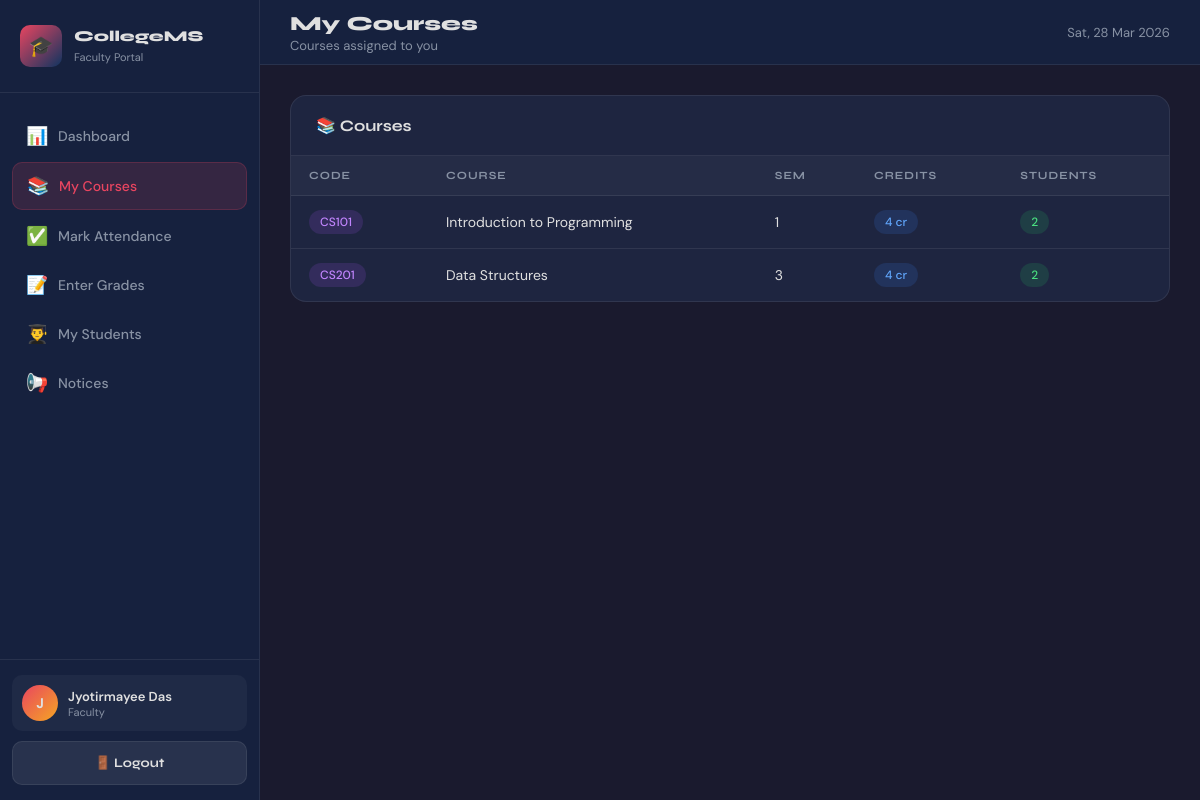
Page /faculty/my_courses.php (signed in) on the committed database.
### tables this page shows
CREATE TABLE courses (
  id INT AUTO_INCREMENT PRIMARY KEY,
  course_code VARCHAR(20) NOT NULL UNIQUE,
  course_name VARCHAR(150) NOT NULL,
  department_id INT NULL,
  faculty_id INT NULL,
  semester INT NOT NULL DEFAULT 1,
  credits INT NOT NULL DEFAULT 3,
  created_at TIMESTAMP DEFAULT CURRENT_TIMESTAMP,
  CONSTRAINT fk_courses_dept FOREIGN KEY (department_id) REFERENCES departments(id) ON DELETE SET NULL,
  CONSTRAINT fk_courses_faculty FOREIGN KEY (faculty_id) REFERENCES faculty(id) ON DELETE SET NULL,
  INDEX idx_courses_dept (department_id),
  INDEX idx_courses_faculty (faculty_id)
);

### includes/auth.php (called while the page is built, shortened)
<?php
function e($value): string {
    return htmlspecialchars((string)$value, ENT_QUOTES, 'UTF-8');
}
?>

### faculty/my_courses.php (the view, shortened to what this page needs)
<?php
require_once '../includes/db.php';
require_once '../includes/auth.php';
$user_id = (int)($_SESSION['user_id'] ?? 0);
$stmt = mysqli_prepare($conn, "SELECT id, name FROM faculty WHERE user_id=? LIMIT 1");
mysqli_stmt_bind_param($stmt, "i", $user_id);
mysqli_stmt_execute($stmt);
$faculty = mysqli_fetch_assoc(mysqli_stmt_get_result($stmt));
$faculty_pk = (int)$faculty['id'];
$stmt = mysqli_prepare($conn, "
  SELECT c.*, COUNT(e.id) AS enrolled_students
  FROM courses c
  LEFT JOIN enrollments e ON e.course_id = c.id
  WHERE c.faculty_id = ?
  GROUP BY c.id
  ORDER BY c.course_code
");
mysqli_stmt_bind_param($stmt, "i", $faculty_pk);
mysqli_stmt_execute($stmt);
$courses = mysqli_stmt_get_result($stmt);
?>
<!DOCTYPE html>
<html lang="en">
<head>
  <link rel="stylesheet" href="../css/style.css">
</head>
<body>
<div class="dashboard-layout">
  <aside class="sidebar" id="sidebar">
    <div class="sidebar-header"><div class="logo-icon">🎓</div><div><h3>CollegeMS</h3><span>Faculty Portal</span></div></div>
    <nav class="sidebar-nav">
      <a href="dashboard.php"  class="nav-link"><span class="nav-icon">📊</span> Dashboard</a>
      <a href="my_courses.php" class="nav-link active"><span class="nav-icon">📚</span> My Courses</a>
      <a href="attendance.php" class="nav-link"><span class="nav-icon">✅</span> Mark Attendance</a>
      <a href="grades.php"     class="nav-link"><span class="nav-icon">📝</span> Enter Grades</a>
      <a href="students.php"   class="nav-link"><span class="nav-icon">👨‍🎓</span> My Students</a>
      <a href="notices.php"    class="nav-link"><span class="nav-icon">📢</span> Notices</a>
    </nav>
    <div class="sidebar-footer">
      <div class="user-info">
        <div class="user-avatar"><?= e(strtoupper(substr($_SESSION['user_name'] ?? 'F', 0, 1))) ?></div>
        <div><div class="user-name"><?= e($_SESSION['user_name'] ?? 'Faculty') ?></div><div class="user-role">Faculty</div></div>
      </div>
      <a href="logout.php" class="btn btn-secondary" style="width:100%; font-size:13px;">🚪 Logout</a>
    </div>
  </aside>
  <div class="main-content">
    <header class="topbar">
      <div style="display:flex; align-items:center; gap:15px;">
        <div class="topbar-title"><h1>My Courses</h1><p>Courses assigned to you</p></div>
      </div>
      <div class="topbar-right"><div style="font-size:13px; color:var(--text-muted)"><?= date('D, d M Y') ?></div></div>
    </header>
    <div class="page-content">
      <div class="card">
        <div class="card-header"><h3>📚 Courses</h3></div>
        <div class="table-responsive">
          <table>
            <thead><tr><th>Code</th><th>Course</th><th>Sem</th><th>Credits</th><th>Students</th></tr></thead>
            <tbody>
              <?php $has=false; while($c=mysqli_fetch_assoc($courses)) { $has=true; ?>
              <tr>
                <td><span class="chip chip-purple"><?= e($c['course_code']) ?></span></td>
                <td><?= e($c['course_name']) ?></td>
                <td><?= (int)$c['semester'] ?></td>
                <td><span class="chip chip-info"><?= (int)$c['credits'] ?> cr</span></td>
                <td><span class="chip chip-success"><?= (int)$c['enrolled_students'] ?></span></td>
              </tr>
              <?php } ?>
            </tbody>
          </table>
        </div>
      </div>
    </div>
  </div>
</div>
</body>
</html>

### rows in the picture
courses: course_code "CS101", course_name "Introduction to Programming", semester "1", credits "4", enrolled_students "2"
courses: course_code "CS201", course_name "Data Structures", semester "3", credits "4", enrolled_students "2"

### other values in the picture
substr($_SESSION['user_name'] ?? 'F', 0, 1) "J"
$_SESSION['user_name'] "Jyotirmayee Das"
